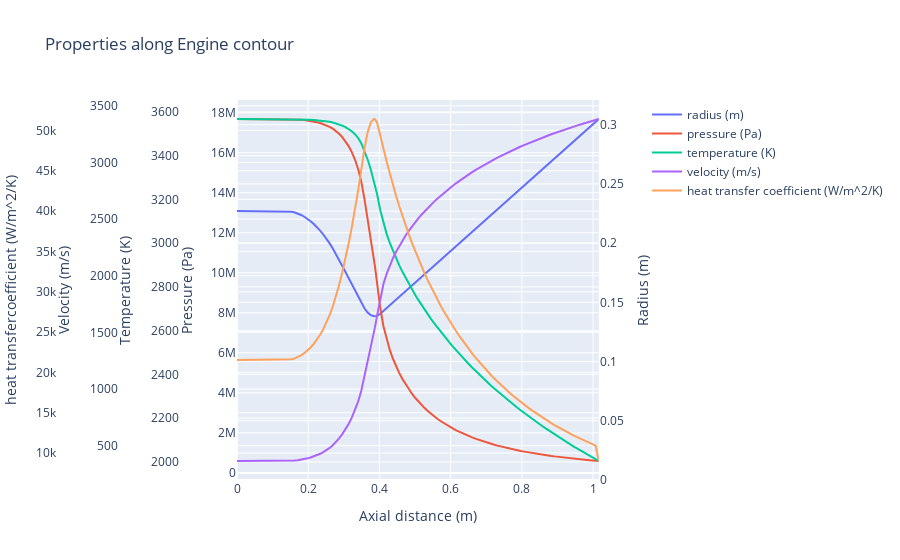

Source (notebook cell):
### Code cell
fig = go.Figure()
fig.update_layout(xaxis=dict(title = dict(text="Axial distance (m)"), domain=[0, 0.9]), 
                  title_text="Properties along Engine contour")
properties = [['pressure', '(Pa)'], ['temperature', '(K)'], ['velocity', '(m/s)'], ['heat transfer coefficient', '(W/m^2/K)']]

fig.add_trace(go.Scatter(x = contour.index, y = contour['diameter']/2, name= f"radius (m)"))

for i, prop in enumerate(properties): 
    fig.add_trace(go.Scatter(x = contour.index, y = contour[prop[0]], name= f"{prop[0]} {prop[1]}", yaxis=f"y{i+2}"))

fig.update_layout(yaxis=dict(title=dict(text="Radius (m)"),side="right", rangemode='tozero',position=0.9, automargin = True),
                  yaxis2=dict(title=dict(text="Pressure (Pa)"),overlaying="y"),
                  yaxis3=dict(title=dict(text="Temperature (K)"),anchor="free",overlaying="y",autoshift=True),
                  yaxis4=dict(title=dict(text="Velocity (m/s)"),anchor="free",overlaying="y",autoshift=True),
                  yaxis5=dict(title=dict(text='heat transfercoefficient (W/m^2/K)'),anchor="free",overlaying="y",autoshift=True))
fig.show()
